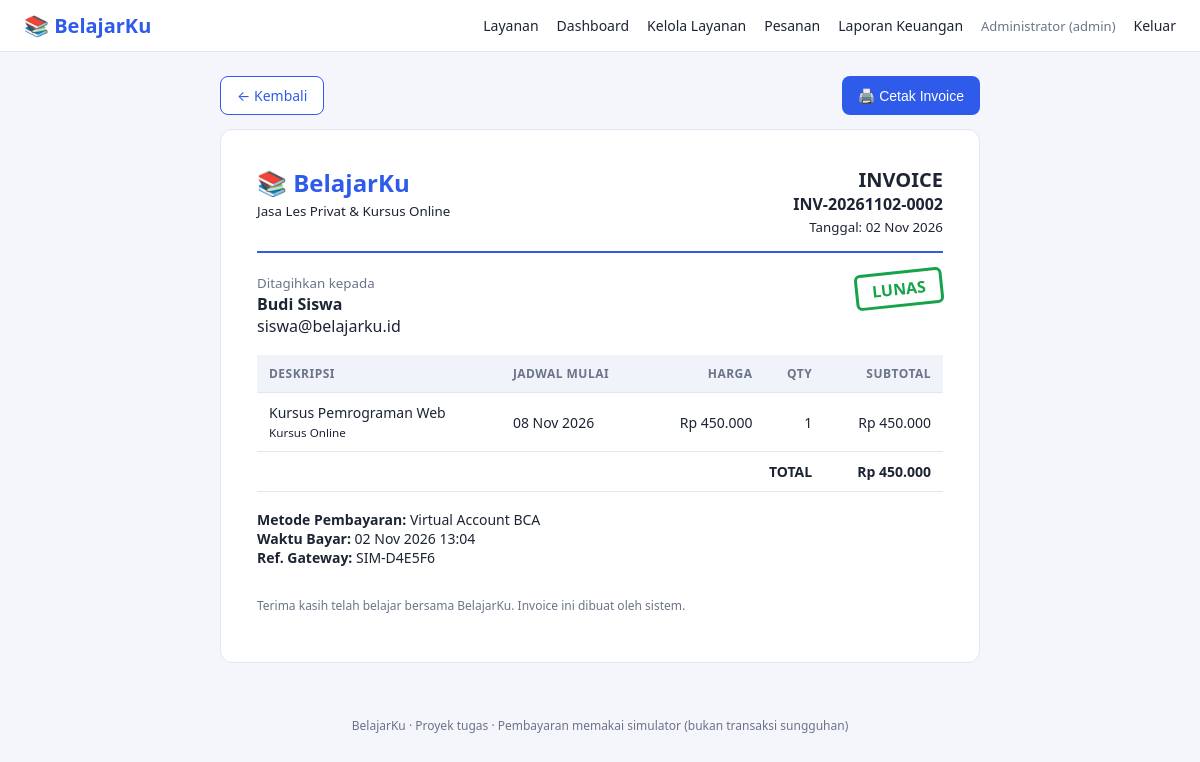
Screenshot of /invoice.php?id=2 (signed in) with the database file from the repository.
### tables this page shows
CREATE TABLE orders (
  id INT AUTO_INCREMENT PRIMARY KEY,
  invoice_no VARCHAR(30) NOT NULL UNIQUE,
  user_id INT NOT NULL,
  service_id INT NULL,
  service_name VARCHAR(120) NOT NULL,
  tipe VARCHAR(30) NOT NULL,
  harga INT NOT NULL,
  qty INT NOT NULL,
  total INT NOT NULL,
  jadwal DATE NOT NULL,
  catatan TEXT,
  status ENUM('pending','paid','failed','cancelled') NOT NULL DEFAULT 'pending',
  created_at DATETIME NOT NULL DEFAULT CURRENT_TIMESTAMP,
  FOREIGN KEY (user_id) REFERENCES users(id) ON DELETE CASCADE,
  FOREIGN KEY (service_id) REFERENCES services(id) ON DELETE SET NULL
);

CREATE TABLE users (
  id INT AUTO_INCREMENT PRIMARY KEY,
  nama VARCHAR(100) NOT NULL,
  email VARCHAR(120) NOT NULL UNIQUE,
  password VARCHAR(255) NOT NULL,
  role ENUM('admin','siswa') NOT NULL DEFAULT 'siswa',
  created_at DATETIME NOT NULL DEFAULT CURRENT_TIMESTAMP
);

CREATE TABLE payments (
  id INT AUTO_INCREMENT PRIMARY KEY,
  order_id INT NOT NULL,
  metode VARCHAR(40) NOT NULL,
  ref_gateway VARCHAR(30) NOT NULL,
  amount INT NOT NULL,
  status ENUM('success','failed') NOT NULL,
  paid_at DATETIME NOT NULL DEFAULT CURRENT_TIMESTAMP,
  FOREIGN KEY (order_id) REFERENCES orders(id) ON DELETE CASCADE
);

### functions.php (called while the page is built, shortened)
<?php
function e($s) { return htmlspecialchars((string)$s, ENT_QUOTES, 'UTF-8'); }
function rp($n) { return 'Rp ' . number_format((float)$n, 0, ',', '.'); }
function tgl($d, $time = false) {
    return date($time ? 'd M Y H:i' : 'd M Y', strtotime($d));
}
function user() { return $_SESSION['user'] ?? null; }

### invoice.php (the view, shortened to what this page needs)
<?php
require 'inc/config.php';
$st = $pdo->prepare("SELECT o.*, us.nama AS siswa, us.email, p.metode, p.ref_gateway, p.paid_at
                     FROM orders o JOIN users us ON us.id = o.user_id
                     LEFT JOIN payments p ON p.order_id = o.id AND p.status = 'success'
                     WHERE o.id = ?");
$st->execute([(int)($_GET['id'] ?? 0)]);
$o = $st->fetch();
include 'inc/header.php';
$back = $u['role'] === 'admin' ? 'admin_pesanan.php' : 'pesanan.php';
?>
<div class="no-print" style="max-width:760px;margin:0 auto 14px;display:flex;justify-content:space-between">
  <a class="btn btn-o" href="<?= $back ?>">← Kembali</a>
  <button onclick="window.print()">🖨️ Cetak Invoice</button>
</div>
<div class="invoice">
  <div class="hd">
    <div><div class="logo">📚 BelajarKu</div><small>Jasa Les Privat &amp; Kursus Online</small></div>
    <div class="r"><h2 style="margin:0">INVOICE</h2><b><?= e($o['invoice_no']) ?></b><br><small>Tanggal: <?= tgl($o['created_at']) ?></small></div>
  </div>
  <div style="display:flex;justify-content:space-between;margin-bottom:18px">
    <div><small style="color:var(--mut)">Ditagihkan kepada</small><br><b><?= e($o['siswa']) ?></b><br><?= e($o['email']) ?></div>
    <div><?= $o['status'] === 'paid' ? '<span class="stamp">LUNAS</span>' : '<span class="stamp u">BELUM LUNAS</span>' ?></div>
  </div>
  <table>
    <tr><th>Deskripsi</th><th>Jadwal Mulai</th><th class="r">Harga</th><th class="r">Qty</th><th class="r">Subtotal</th></tr>
    <tr><td><?= e($o['service_name']) ?><br><small><?= e($o['tipe']) ?></small></td><td><?= tgl($o['jadwal']) ?></td>
        <td class="r"><?= rp($o['harga']) ?></td><td class="r"><?= (int)$o['qty'] ?></td><td class="r"><?= rp($o['total']) ?></td></tr>
    <tr><td colspan="4" class="r"><b>TOTAL</b></td><td class="r"><b><?= rp($o['total']) ?></b></td></tr>
  </table>
  <p style="margin-top:18px;font-size:14px">
    <b>Metode Pembayaran:</b> <?= e($o['metode'] ?? '-') ?><br>
    <b>Waktu Bayar:</b> <?= tgl($o['paid_at'], true) ?><br>
    <b>Ref. Gateway:</b> <?= e($o['ref_gateway'] ?? '-') ?></p>
  <p style="color:var(--mut);font-size:12px;margin-top:30px">Terima kasih telah belajar bersama BelajarKu. Invoice ini dibuat oleh sistem.</p>
</div>
<?php include 'inc/footer.php'; ?>

### style.css (style rules this page uses)
:root { --pri:#2f5bea;--pri-d:#1f43b8;--bg:#f4f6fb;--tx:#1d2433;--mut:#6b7488;--bd:#e2e6f0;--ok:#16a34a;--warn:#d97706;--err:#dc2626 }
* { box-sizing:border-box }
body { margin:0;font-family:system-ui,-apple-system,Segoe UI,Roboto,sans-serif;background:var(--bg);color:var(--tx) }
h2 { font-size:20px;margin:0 0 12px }
button,.btn { background:var(--pri);color:#fff;border:0;border-radius:8px;padding:9px 16px;font-size:14px;cursor:pointer;text-decoration:none;display:inline-block }
.btn-o { background:#fff;color:var(--pri);border:1px solid var(--pri) }
table { width:100%;border-collapse:collapse;font-size:14px;background:#fff }
th,td { padding:10px 12px;border-bottom:1px solid var(--bd);text-align:left }
th { background:#f0f3fa;font-size:12px;text-transform:uppercase;letter-spacing:.04em;color:var(--mut) }
.r { text-align:right }
.invoice { background:#fff;max-width:760px;margin:0 auto;padding:36px;border:1px solid var(--bd);border-radius:12px }
.invoice .hd { display:flex;justify-content:space-between;border-bottom:2px solid var(--pri);padding-bottom:14px;margin-bottom:18px }
.invoice .logo { font-size:24px;font-weight:800;color:var(--pri) }
.stamp { display:inline-block;border:3px solid var(--ok);color:var(--ok);padding:4px 14px;font-weight:800;transform:rotate(-6deg);border-radius:6px }

### rows the page displays
orders: invoice_no "INV-20261102-0002", created_at "02 Nov 2026", user.nama "Budi Siswa", user.email "siswa@belajarku.id", service_name "Kursus Pemrograman Web", tipe "Kursus Online", jadwal "08 Nov 2026", harga "Rp 450.000", qty "1", total "Rp 450.000", payments.metode "Virtual Account BCA", payments.paid_at "02 Nov 2026 13:04", payments.ref_gateway "SIM-D4E5F6"

### other values shown
$u['nama'] "Administrator"
$u['role'] "admin"
